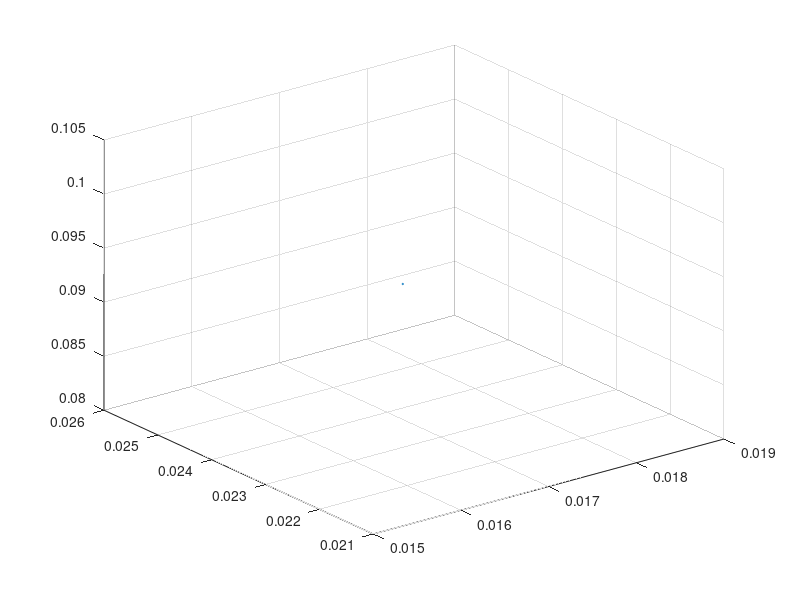

Source code (MATLAB):
scatter3(0.162072, 0.063000, 0.092257, 1);
scatter3(0.162072, 0.063000, 0.092257, 1);
scatter3(0.163935, 0.063000, 0.042709, 1);
scatter3(0.163935, 0.063000, 0.042709, 1);
scatter3(0.155795, 0.063000, 0.084679, 1);
scatter3(0.153775, 0.063000, 0.081481, 1);
scatter3(0.153763, 0.063000, 0.052180, 1);
scatter3(0.154442, 0.063000, 0.042397, 1);
scatter3(0.151680, 0.063000, 0.036366, 1);
scatter3(0.140991, 0.063000, 0.043242, 1);
scatter3(0.140875, 0.063000, 0.041101, 1);
scatter3(0.121764, 0.063000, 0.053303, 1);
scatter3(0.121764, 0.063000, 0.053303, 1);
scatter3(0.119252, 0.063000, 0.063833, 1);
scatter3(0.118021, 0.063000, 0.060549, 1);
scatter3(0.116623, 0.063000, 0.043883, 1);
scatter3(0.112428, 0.063000, 0.059587, 1);
scatter3(0.112256, 0.063000, 0.053779, 1);
scatter3(0.110277, 0.063000, 0.045040, 1);
scatter3(0.105957, 0.063000, 0.046200, 1);
scatter3(0.105957, 0.063000, 0.046200, 1);
scatter3(0.104713, 0.063000, 0.057944, 1);
scatter3(0.100873, 0.063000, 0.062306, 1);
scatter3(0.098970, 0.063000, 0.052216, 1);
scatter3(0.095277, 0.063000, 0.063395, 1);
scatter3(0.093886, 0.063000, 0.061178, 1);
scatter3(0.093886, 0.063000, 0.061178, 1);
scatter3(0.091715, 0.063000, 0.055129, 1);
scatter3(0.092968, 0.063000, 0.023387, 1);
scatter3(0.090490, 0.063000, 0.062742, 1);
scatter3(0.090490, 0.063000, 0.062742, 1);
scatter3(0.089174, 0.063000, 0.057023, 1);
scatter3(0.089537, 0.063000, 0.045293, 1);
scatter3(0.089537, 0.063000, 0.045293, 1);
scatter3(0.086865, 0.063000, 0.061147, 1);
scatter3(0.085386, 0.063000, 0.058176, 1);
scatter3(0.085386, 0.063000, 0.058176, 1);
scatter3(0.085483, 0.063000, 0.051626, 1);
scatter3(0.085503, 0.063000, 0.039193, 1);
scatter3(0.085503, 0.063000, 0.039193, 1);
scatter3(0.085503, 0.063000, 0.039193, 1);
scatter3(0.163880, 0.009506, 0.093000, 1);
scatter3(0.074633, 0.063000, 0.021623, 1);
scatter3(0.069725, 0.063000, 0.064890, 1);
scatter3(0.068555, 0.063000, 0.058113, 1);
scatter3(0.068555, 0.063000, 0.058113, 1);
scatter3(0.068322, 0.063000, 0.059893, 1);
scatter3(0.067929, 0.063000, 0.066028, 1);
scatter3(0.067616, 0.063000, 0.072099, 1);
scatter3(0.065515, 0.063000, 0.075760, 1);
scatter3(0.065321, 0.063000, 0.073264, 1);
scatter3(0.065321, 0.063000, 0.073264, 1);
scatter3(0.065152, 0.063000, 0.069618, 1);
scatter3(0.065152, 0.063000, 0.069618, 1);
scatter3(0.065149, 0.063000, 0.066353, 1);
scatter3(0.065149, 0.063000, 0.066353, 1);
scatter3(0.065149, 0.063000, 0.066353, 1);
scatter3(0.065123, 0.063000, 0.060882, 1);
scatter3(0.065123, 0.063000, 0.060882, 1);
scatter3(0.064918, 0.063000, 0.054349, 1);
scatter3(0.141448, 0.007232, 0.093000, 1);
scatter3(0.058194, 0.063000, 0.067726, 1);
scatter3(0.052868, 0.063000, 0.068927, 1);
scatter3(0.052580, 0.063000, 0.072601, 1);
scatter3(0.052379, 0.063000, 0.075017, 1);
scatter3(0.052379, 0.063000, 0.075017, 1);
scatter3(0.052756, 0.063000, 0.060073, 1);
scatter3(0.053769, 0.063000, 0.020037, 1);
scatter3(0.052619, 0.063000, 0.053524, 1);
scatter3(0.065020, 0.051124, 0.093000, 1);
scatter3(0.073794, 0.043557, 0.093000, 1);
scatter3(0.067365, 0.047816, 0.093000, 1);
scatter3(0.061474, 0.051945, 0.093000, 1);
scatter3(0.045718, 0.063000, 0.090983, 1);
scatter3(0.045718, 0.063000, 0.090983, 1);
scatter3(0.051916, 0.058495, 0.093000, 1);
scatter3(0.045929, 0.063000, 0.070675, 1);
scatter3(0.041072, 0.063000, 0.037194, 1);
scatter3(0.041072, 0.063000, 0.037194, 1);
scatter3(0.064252, 0.044821, 0.093000, 1);
scatter3(0.039116, 0.063000, 0.069405, 1);
scatter3(0.039116, 0.063000, 0.069405, 1);
scatter3(0.038495, 0.063000, 0.059614, 1);
scatter3(0.038495, 0.063000, 0.059614, 1);
scatter3(0.038114, 0.063000, 0.050395, 1);
scatter3(0.038114, 0.063000, 0.050395, 1);
scatter3(0.037709, 0.063000, 0.062306, 1);
scatter3(0.037368, 0.063000, 0.036053, 1);
scatter3(0.036879, 0.063000, 0.040043, 1);
scatter3(0.067045, 0.038438, 0.093000, 1);
scatter3(0.061107, 0.042760, 0.093000, 1);
scatter3(0.061107, 0.042760, 0.093000, 1);
scatter3(0.061107, 0.042760, 0.093000, 1);
scatter3(0.078352, 0.030116, 0.093000, 1);
scatter3(0.051577, 0.049660, 0.093000, 1);
scatter3(0.040896, 0.057453, 0.093000, 1);
scatter3(0.073458, 0.033597, 0.093000, 1);
scatter3(0.034179, 0.063000, 0.024220, 1);
scatter3(0.032062, 0.063000, 0.027223, 1);
scatter3(0.063472, 0.039085, 0.093000, 1);
scatter3(0.030402, 0.063000, 0.043012, 1);
scatter3(0.030298, 0.063000, 0.043261, 1);
scatter3(0.029211, 0.063000, 0.038216, 1);
scatter3(0.028797, 0.063000, 0.027416, 1);
scatter3(0.024448, 0.063000, 0.044315, 1);
scatter3(0.021835, 0.063000, 0.038863, 1);
scatter3(0.019459, 0.063000, 0.047066, 1);
scatter3(0.019472, 0.063000, 0.042741, 1);
scatter3(0.019472, 0.063000, 0.042741, 1);
scatter3(0.016789, 0.063000, 0.049409, 1);
scatter3(0.016789, 0.063000, 0.049409, 1);
scatter3(0.013965, 0.063000, 0.051699, 1);
scatter3(0.012569, 0.063000, 0.046585, 1);
scatter3(0.011385, 0.063000, 0.045060, 1);
scatter3(0.009939, 0.063000, 0.043398, 1);
scatter3(0.009772, 0.063000, 0.057600, 1);
scatter3(0.009772, 0.063000, 0.057600, 1);
scatter3(0.007863, 0.063000, 0.040387, 1);
scatter3(0.007461, 0.063000, 0.042615, 1);
scatter3(0.005972, 0.063000, 0.059043, 1);
scatter3(0.000000, 0.061856, 0.086795, 1);
scatter3(0.007823, 0.055504, 0.093000, 1);
scatter3(0.007823, 0.055504, 0.093000, 1);
scatter3(-0.000000, 0.061602, 0.075660, 1);
scatter3(0.004126, 0.058404, 0.093000, 1);
scatter3(0.004126, 0.058404, 0.093000, 1);
scatter3(0.000000, 0.061333, 0.091856, 1);
scatter3(0.000000, 0.061048, 0.070331, 1);
scatter3(0.000000, 0.060935, 0.073547, 1);
scatter3(0.000000, 0.060935, 0.073547, 1);
scatter3(0.000000, 0.060900, 0.083882, 1);
scatter3(0.000000, 0.060900, 0.083882, 1);
scatter3(0.038186, 0.030536, 0.093000, 1);
scatter3(0.023577, 0.042145, 0.093000, 1);
scatter3(0.005760, 0.055908, 0.093000, 1);
scatter3(0.000000, 0.060389, 0.080288, 1);
scatter3(-0.000000, 0.060402, 0.089268, 1);
scatter3(-0.000000, 0.060402, 0.089268, 1);
scatter3(0.000000, 0.060357, 0.085885, 1);
scatter3(0.016059, 0.047286, 0.093000, 1);
scatter3(0.030699, 0.035076, 0.093000, 1);
scatter3(0.000000, 0.059317, 0.075555, 1);
scatter3(0.000000, 0.058867, 0.081553, 1);
scatter3(0.000000, 0.058867, 0.081553, 1);
scatter3(0.000000, 0.053555, 0.090675, 1);
scatter3(0.000000, 0.053555, 0.090675, 1);
scatter3(0.000000, 0.053390, 0.079488, 1);
scatter3(0.000000, 0.053390, 0.079488, 1);
scatter3(0.005792, 0.048798, 0.093000, 1);
scatter3(0.005792, 0.048798, 0.093000, 1);
scatter3(0.000000, 0.053268, 0.082234, 1);
scatter3(0.000000, 0.053268, 0.082234, 1);
scatter3(0.000000, 0.053290, 0.085980, 1);
scatter3(0.000000, 0.053290, 0.085980, 1);
scatter3(0.000000, 0.053098, 0.073961, 1);
scatter3(0.000000, 0.053098, 0.073961, 1);
scatter3(0.019883, 0.037018, 0.093000, 1);
scatter3(0.000000, 0.052960, 0.076858, 1);
scatter3(0.011923, 0.043399, 0.093000, 1);
scatter3(0.000000, 0.052810, 0.084195, 1);
scatter3(0.015946, 0.039747, 0.093000, 1);
scatter3(0.000000, 0.052434, 0.075226, 1);
scatter3(0.000000, 0.052614, 0.089588, 1);
scatter3(0.003608, 0.049663, 0.093000, 1);
scatter3(0.000000, 0.051594, 0.072864, 1);
scatter3(0.000000, 0.051688, 0.086711, 1);
scatter3(0.000000, 0.051688, 0.086711, 1);
scatter3(-0.000000, 0.051533, 0.085104, 1);
scatter3(0.000000, 0.051194, 0.083180, 1);
scatter3(0.013802, 0.039791, 0.093000, 1);
scatter3(0.000000, 0.050629, 0.084157, 1);
scatter3(0.000000, 0.050506, 0.086580, 1);
scatter3(0.015914, 0.037451, 0.093000, 1);
scatter3(0.000000, 0.050067, 0.076395, 1);
scatter3(0.000000, 0.050067, 0.076395, 1);
scatter3(0.000000, 0.049740, 0.074444, 1);
scatter3(0.000000, 0.049740, 0.074444, 1);
scatter3(0.000000, 0.049751, 0.078744, 1);
scatter3(0.000000, 0.049921, 0.092569, 1);
scatter3(0.000000, 0.049270, 0.089592, 1);
scatter3(0.003569, 0.046340, 0.093000, 1);
scatter3(-0.000000, 0.049087, 0.083939, 1);
scatter3(0.015448, 0.036233, 0.093000, 1);
scatter3(0.012732, 0.038161, 0.093000, 1);
scatter3(0.000000, 0.048365, 0.088601, 1);
scatter3(0.000000, 0.048365, 0.088601, 1);
scatter3(0.001700, 0.046956, 0.093000, 1);
scatter3(0.000000, 0.046500, 0.080836, 1);
scatter3(0.000000, 0.046500, 0.080836, 1);
scatter3(0.000000, 0.043027, 0.076044, 1);
scatter3(0.015991, 0.029715, 0.093000, 1);
scatter3(-0.000000, 0.042929, 0.087436, 1);
scatter3(-0.000000, 0.042929, 0.087436, 1);
scatter3(0.009986, 0.034434, 0.093000, 1);
scatter3(0.009986, 0.034434, 0.093000, 1);
scatter3(0.000000, 0.042337, 0.072584, 1);
scatter3(0.000000, 0.042337, 0.072584, 1);
scatter3(0.000000, 0.042717, 0.091921, 1);
scatter3(0.000000, 0.042717, 0.091921, 1);
scatter3(0.000000, 0.041729, 0.068835, 1);
scatter3(0.000000, 0.041729, 0.068835, 1);
scatter3(0.000000, 0.041693, 0.070868, 1);
scatter3(0.007657, 0.035445, 0.093000, 1);
scatter3(0.000293, 0.041241, 0.093000, 1);
scatter3(-0.000000, 0.041125, 0.085508, 1);
scatter3(0.000000, 0.041053, 0.090791, 1);
scatter3(0.000000, 0.040755, 0.081171, 1);
scatter3(0.000000, 0.040755, 0.081171, 1);
scatter3(0.000000, 0.040744, 0.089675, 1);
scatter3(0.000000, 0.040744, 0.089675, 1);
scatter3(0.009875, 0.032409, 0.093000, 1);
scatter3(0.000000, 0.040747, 0.091940, 1);
scatter3(0.000000, 0.040747, 0.091940, 1);
scatter3(0.000000, 0.040131, 0.073115, 1);
scatter3(0.000000, 0.039920, 0.073179, 1);
scatter3(0.000000, 0.039636, 0.083351, 1);
scatter3(0.000000, 0.039636, 0.083351, 1);
scatter3(0.000000, 0.039421, 0.075643, 1);
scatter3(0.021289, 0.021538, 0.093000, 1);
scatter3(0.007841, 0.032551, 0.093000, 1);
scatter3(0.000000, 0.038718, 0.072149, 1);
scatter3(0.000000, 0.038718, 0.072149, 1);
scatter3(0.000000, 0.038681, 0.087542, 1);
scatter3(0.000000, 0.038681, 0.087542, 1);
scatter3(0.000000, 0.038756, 0.091777, 1);
scatter3(0.010087, 0.029899, 0.093000, 1);
scatter3(0.000521, 0.038053, 0.093000, 1);
scatter3(0.000521, 0.038053, 0.093000, 1);
scatter3(0.016921, 0.023580, 0.093000, 1);
hold all
